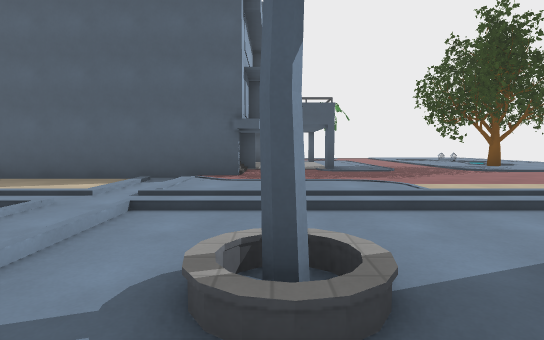
view 1 (above)

24 first-person views from a walk through a 3-D level made in the Godot game engine. The camera is 1.3 m above the floor, tilts 4° down and sees 80° across. The floor is counted in squares, 2 m on a side. Each view is taken from the middle of a square. On the plan, view 1 faces up. The plan holds only what a view shows up to about 10 squares ahead; the rest is blank. The place goes on beyond the plan. Some surface patterns are stand-ins.

view 2
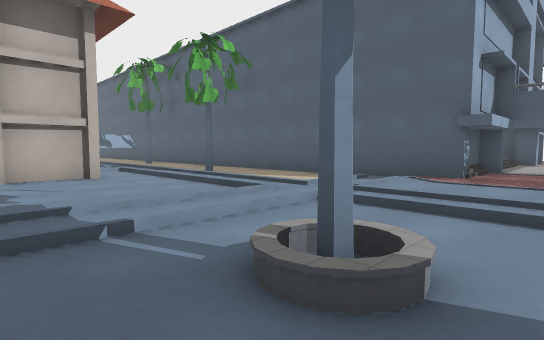

view 3
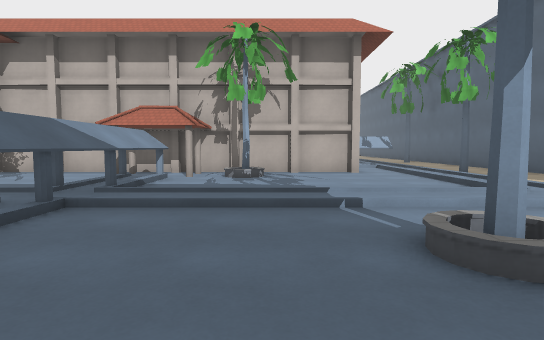

view 4
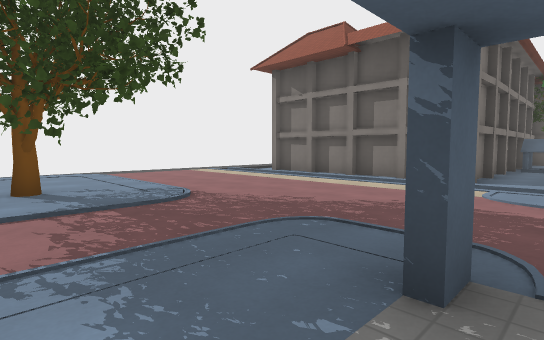

view 5
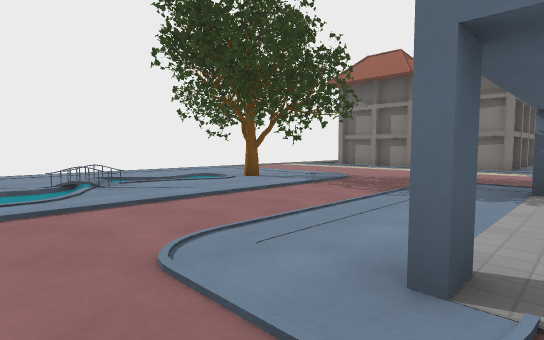

view 6
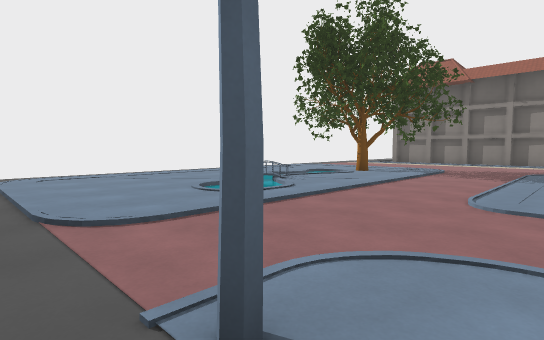

view 7
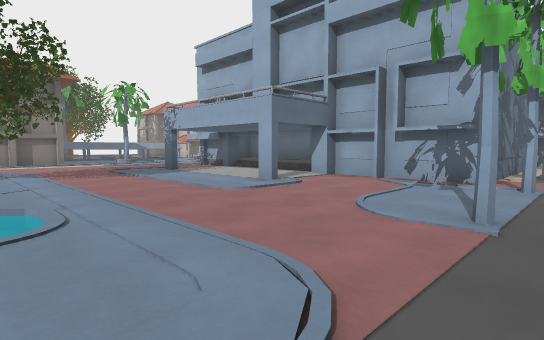

view 8
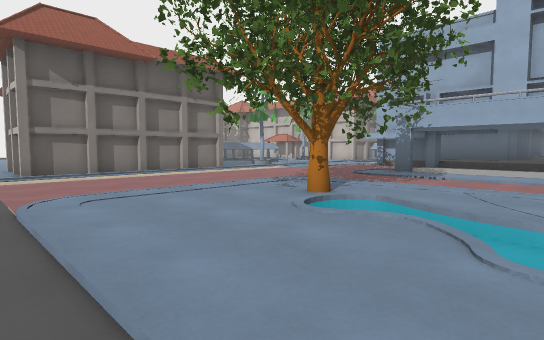

view 9
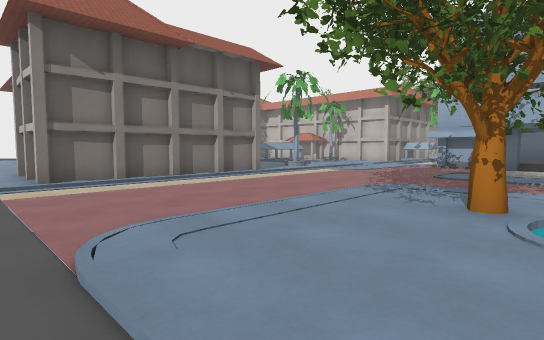

view 10
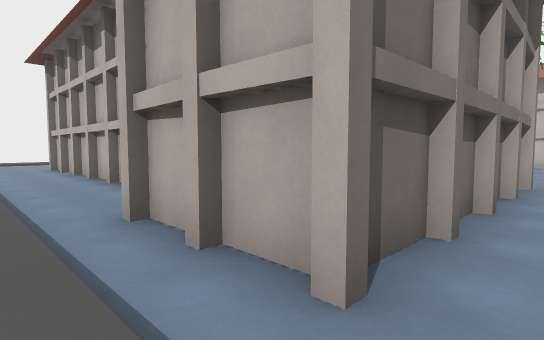

view 11
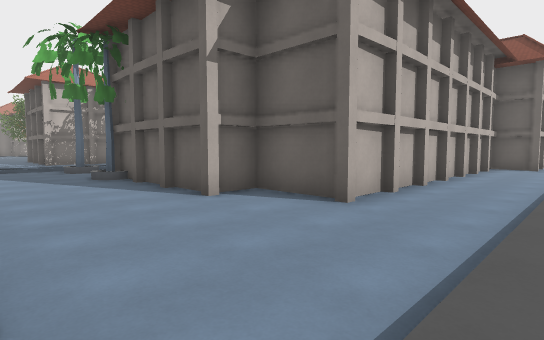

view 12
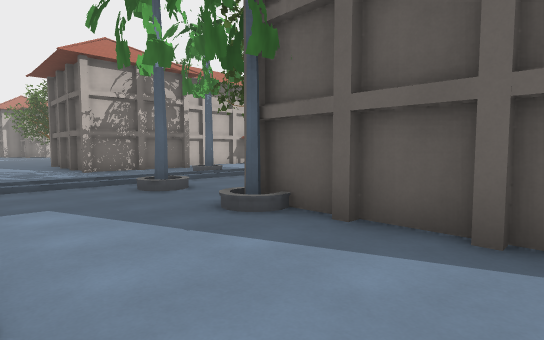

view 13
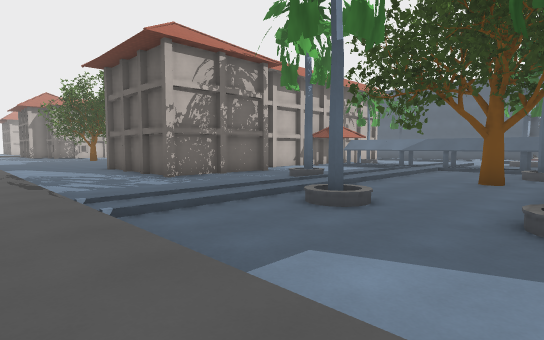

view 14
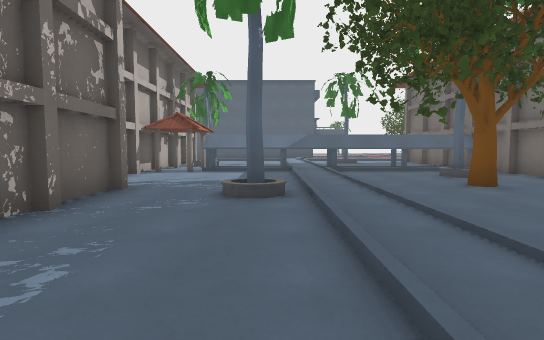

view 15
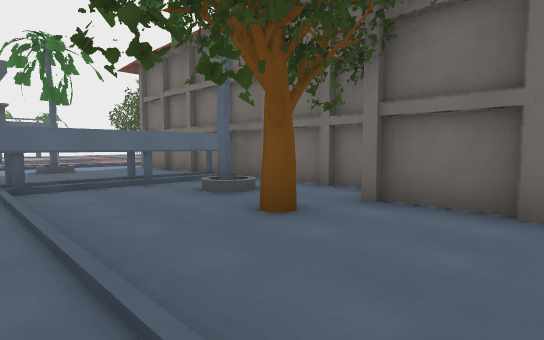

view 16
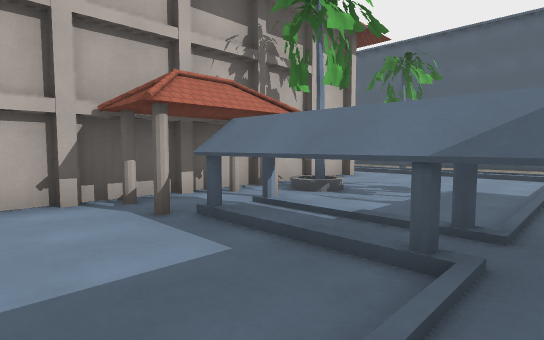

view 17
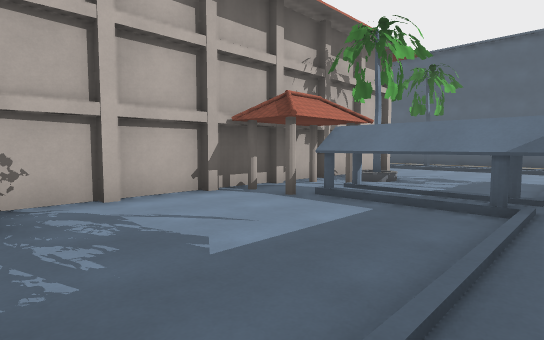

view 18
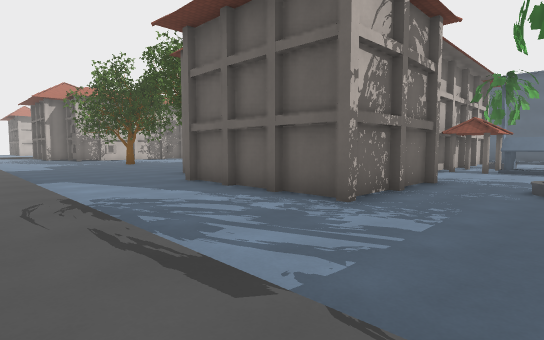

view 19
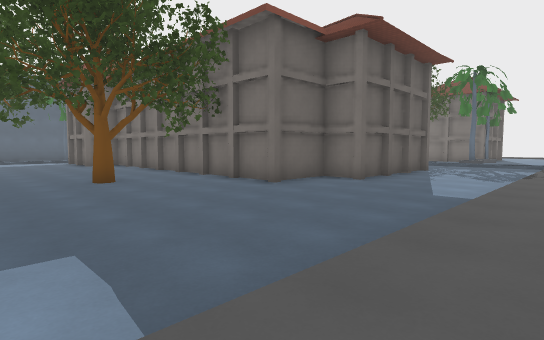

view 20
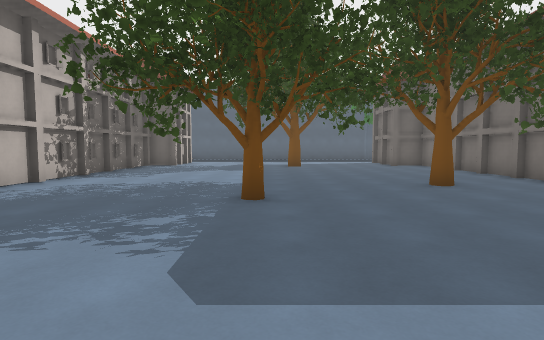

view 21
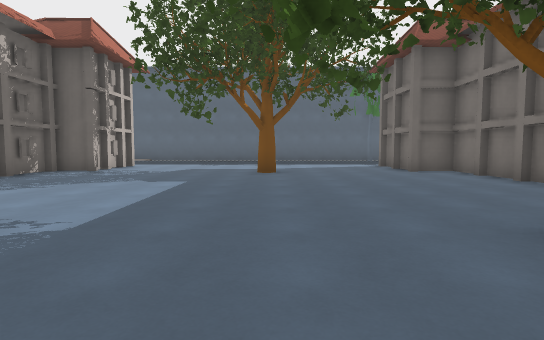

view 22
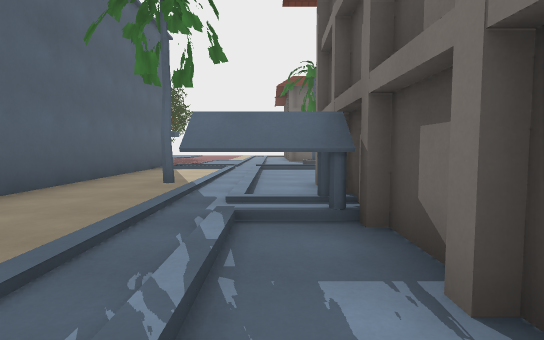

view 23
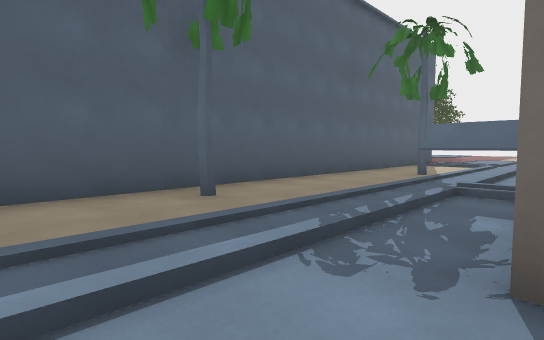

view 24
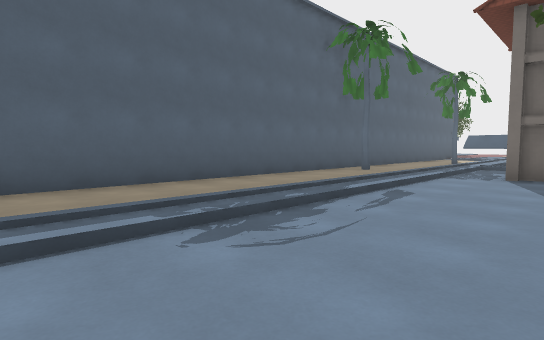

### Floor plan
Key: @ floor where view 1 was taken; # wall or solid block; . main floor; : floor 0.25 m higher than the main floor; + floor 0.5 m higher than the main floor; / step, stairs or slope; = window, fence, low wall or low ledge; ^ raised ledge; T tree; H thing the floor can be seen under or through.
Columns run from 22 left of view 1 to 10 right of it. Each row starts with its distance up from view 1.
 17                        :::::::
 16                  ////:#::#:::::::
 15                 ######:::::::::::
 14                      #:::::::::::
 13                      #:::::://:::
 12                      /::#::::=/::
 11                     +/:::::::/:::
 10                     + :::::::::::
  9                    #+#:::::TT:T::
  8                    # #::#::::::::
  7   ####################:::::::::::
  6   ...................::::::::::::
  5   ..............#....::::::::::::
  4   ............. //...///////////
  3   ...........^..................:
  2   ........######......#..######.:
  1  #........#    #....../..#    #.:
  0 ##....#...##   #......@..#   ##.:
 -1 #..........#   #.........#   #..:
 -2 #..........#   #HH.......#   #..:
 -3 #..........#   #HHHHHHHHH#   #..
 -4 #..........#   #.........#   #..
 -5 #..........#   #.......#.#   #..
 -6 #..........#   #.........#   #..
 -7 #.......T..#   ##..#...T##   #..
 -8  ....T.....#    #../....#    #..:
 -9  ...T......###  #.......#   ##..:
-10   ...........####..../#.#####...:
-11    .............................:
-12     ............................:
-13      ///////////////:///////////:
-14       ::::::  :::::::::::

Positions as (right, up) in squares from view 1, and headings:
1: (0, 0), facing up
2: (1, 0), facing up-left
3: (2, 0), facing left
4: (1, 10), facing down-right
5: (1, 14), facing down-right
6: (2, 17), facing down-right
7: (6, 17), facing down-left
8: (10, 12), facing down-left
9: (10, 10), facing down-left
10: (10, 3), facing down-left
11: (10, -13), facing up-left
12: (5, -13), facing up-left
13: (2, -14), facing up-left
14: (-3, -12), facing up
15: (-2, -9), facing up-right
16: (-2, -5), facing up-left
17: (-2, -7), facing up-left
18: (-3, -14), facing up-left
19: (-16, -14), facing up-right
20: (-17, -13), facing up
21: (-16, -9), facing up
22: (-12, 3), facing right
23: (-14, 2), facing up-right
24: (-20, 1), facing up-right
